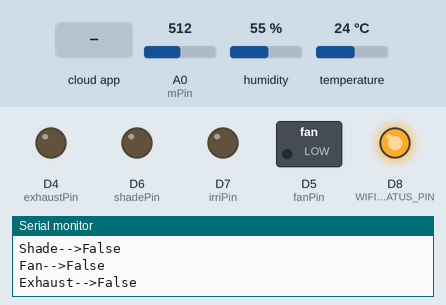
Recording of a sketch running on a simulated ESP8266 (NodeMCU). Shown: switched loads named in the sketch (green lamp = pin HIGH), output pins drawn as LEDs (lit = HIGH), the last lines printed to the serial monitor. The test bench sets the inputs (shaded band); at power-on: A0 (mPin) = 512, humidity 55 %, temperature 24 °C. WiFi joins after 1.5 s; servers stay silent unless stated; the Firebase database answers and starts empty.

Above: at 3.1 s.
3.2 s: the phone or cloud app sets irrigate to true
At 9.0 s:
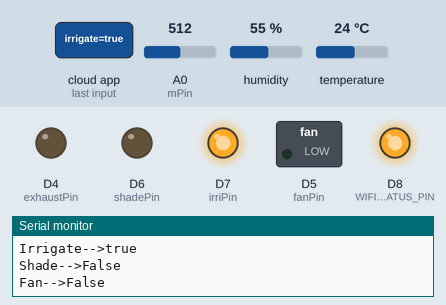
9.7 s: the phone or cloud app sets shade to true
At 15.8 s:
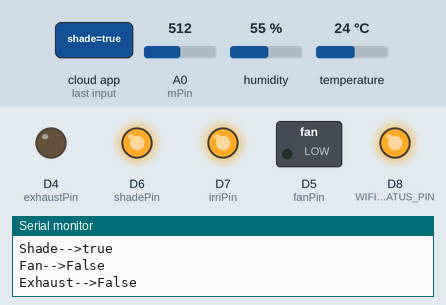
16.1 s: the phone or cloud app sets fan to true
At 21.7 s:
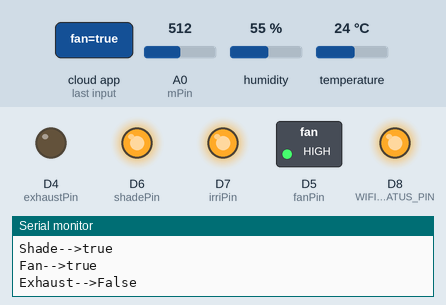
22.4 s: the phone or cloud app sets exhaust to true
At 28.7 s:
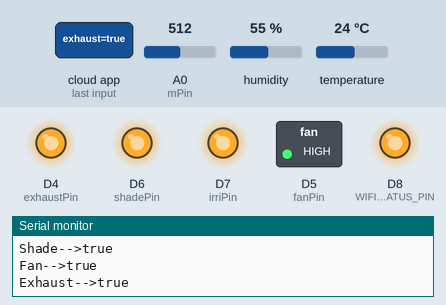
Timing chart, 0 to 29.7 s (numbered marks = the images above; inputs shaded):
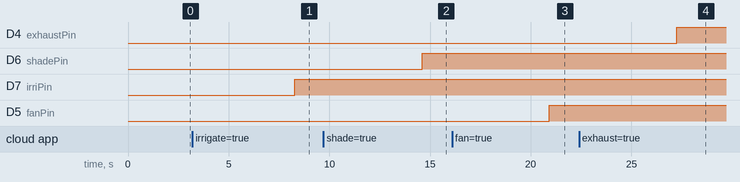

Measured:
- after the input at 3.2 s, D7 (irriPin): LOW → HIGH after 5.1 s
- after the input at 9.7 s, D6 (shadePin): LOW → HIGH after 4.9 s
- after the input at 16.1 s, D5 (fanPin): LOW → HIGH after 4.8 s
- after the input at 22.4 s, D4 (exhaustPin): LOW → HIGH after 4.9 s

The sketch:

FinalCode.ino
```cpp
#include <FirebaseArduino.h>
#include <ESP8266HTTPClient.h>
#include <ESP8266WiFi.h>
#include <dht.h>
#include <stdio.h>

dht DHT;

#define FIREBASE_AUTH "OMITTED_FOR_SECURITY_REASONS"
#define FIREBASE_HOST "OMITTED_FOR_SECURITY_REASONS"

#define WIFI_SSID "OMITTED_FOR_SECURITY_REASONS"
#define WIFI_PASS "OMITTED_FOR_SECURITY_REASONS"
#define thPin D2
#define mPin A0
#define irriPin D7
#define shadePin D6
#define fanPin D5
#define exhaustPin D4
#define WIFI_STATUS_PIN D8

char temperature[10];
char humidity[10];
char moisture[10];
char reqBody[100];

void setup() {
  // put your setup code here, to run once:
  Serial.begin(9600);


  pinMode(irriPin, OUTPUT);
  pinMode(shadePin, OUTPUT);
  pinMode(fanPin, OUTPUT);
  pinMode(exhaustPin, OUTPUT);

  pinMode(WIFI_STATUS_PIN, OUTPUT);

  WiFi.begin(WIFI_SSID, WIFI_PASS);
  Serial.print("connecting");
  while (WiFi.status() != WL_CONNECTED) {
    Serial.print(".");
    delay(500);
  }
  Serial.println();
  Serial.print("connected: ");
  Serial.println(WiFi.localIP());

  digitalWrite(WIFI_STATUS_PIN,HIGH);

  firebaseInitialization();
  sendDataToFirebase(0, 0, 0);


}

void firebaseInitialization(){
  Firebase.begin(FIREBASE_HOST, FIREBASE_AUTH);
}

void firebasereconnect(){
    firebaseInitialization();
}

void loop() {
  // put your main code here, to run repeatedly:

  while (WiFi.status() != WL_CONNECTED) {
    Serial.print(".");
    digitalWrite(WIFI_STATUS_PIN, LOW);
    delay(500);
  }

  digitalWrite(WIFI_STATUS_PIN, HIGH);


  if (Firebase.failed()) {
      Serial.print(".");
      //Serial.println(Firebase.error());
      firebasereconnect();
      return;
  }


  getTMH();
  delay(100);
}

void getTMH(){
   int count = 0;
  float temp = 0;
   float hum = 0 ;
   int moi = 0;
  while(count<6){
  int readData = DHT.read11(thPin);
  temp = temp + (DHT.temperature);
  moi = moi + map(analogRead(mPin),0,1024,0,100);
  hum = hum +  (DHT.humidity);
  count++;
  Serial.println("*****************************************************");
  Serial.print("fTemperatur  = ");
  Serial.print(temp);
  Serial.print("  fMoisture = ");
  Serial.print(moi);
  Serial.print("  fHumidity = ");
  Serial.println(hum);

  checkIfToIrrigateFarm();
  checkIfShadeIsOn();
  checkIfFansInOn();
  checkIfExhaustIsOn();

  delay(5000);

  }

  hum = hum/6;
  temp = temp/6;
  moi = moi/6;

  sendDataToFirebase(temp, moi, hum);
  Serial.println("*****************************************************");
  Serial.print("fTemperatur  = ");
  Serial.print(temp);
  Serial.print("  fMoisture = ");
  Serial.print(moi);
  Serial.print("  fHumidity = ");
  Serial.println(hum);
  Serial.println("*****************************************************");

  Serial.println("*****************************************************");

  while (WiFi.status() != WL_CONNECTED) {
    Serial.print(".");
    digitalWrite(WIFI_STATUS_PIN, LOW);
    delay(500);
  }
  postDataToServer(temp, moi, hum);
  delay(100);

}

void checkIfFansInOn(){
  char ir[5];
  Firebase.getString("fan").toCharArray(ir,sizeof(ir));
  if(strcmp(ir, "true") == 0){
      Serial.println("Fan-->true");
      digitalWrite(fanPin, HIGH);
      delay(100);
  }else{
    Serial.println("Fan-->False");
    digitalWrite(fanPin, LOW);
    delay(100);
  }
}

void checkIfToIrrigateFarm(){

  char ir[5];
  Firebase.getString("irrigate").toCharArray(ir,sizeof(ir));
  if(strcmp(ir, "true") == 0){
      Serial.println("Irrigate-->true");
      digitalWrite(irriPin, HIGH);
      delay(100);
  }else{
    Serial.println("Irrigate-->False");
    digitalWrite(irriPin, LOW);
    delay(100);
  }
}

void checkIfShadeIsOn(){
  char ir[5];
  Firebase.getString("shade").toCharArray(ir,sizeof(ir));
  if(strcmp(ir, "true") == 0){
      Serial.println("Shade-->true");
      digitalWrite(shadePin, HIGH);
      delay(100);
  }else{
    Serial.println("Shade-->False");
    digitalWrite(shadePin, LOW);
    delay(100);
  }
}


void checkIfExhaustIsOn(){
  char ir[5];
  Firebase.getString("exhaust").toCharArray(ir,sizeof(ir));
  if(strcmp(ir, "true") == 0){
      Serial.println("Exhaust-->true");
      digitalWrite(exhaustPin, HIGH);
      delay(100);
  }else{
    Serial.println("Exhaust-->False");
    digitalWrite(exhaustPin, LOW);
    delay(100);
  }
}

void sendDataToFirebase(float t, int m, float h){

   gcvt(t, 10, temperature);
   gcvt(h, 10, humidity);
   itoa(m, moisture, 10);

  Firebase.set("temperature",temperature);
  Firebase.set("moisture",moisture);
  Firebase.set("humidity",humidity);

  Serial.print("Temperatur  = ");
  Serial.print(temperature);
  Serial.print("  Moisture = ");
  Serial.print(moisture);
  Serial.print("  Humidity = ");
  Serial.print(humidity);
  Serial.println();
}

void postDataToServer(float t, int m, float h){

    HTTPClient http;

   http.begin("http://yrtwebhosting-com.stackstaging.com/arduino/index.php");      //Specify request destination
   http.addHeader("Content-Type", "application/x-www-form-urlencoded");  //Specify content-type header
   sprintf(reqBody, "temperature=%f&humidity=%f&moisture=%d", t, h, m);
   Serial.print("Resquest URL");
   Serial.print(reqBody);
   Serial.println();
   //String reqBody = "temperature="+t+"&humidity="+h;
   int httpCode = http.POST(reqBody);   //Send the request
   String payload = http.getString();                  //Get the response payload

   Serial.println(httpCode);   //Print HTTP return code
   Serial.print("Response: ");
   Serial.print(payload);    //Print request response payload
   Serial.println();
   http.end();  //Close connection


}
```
